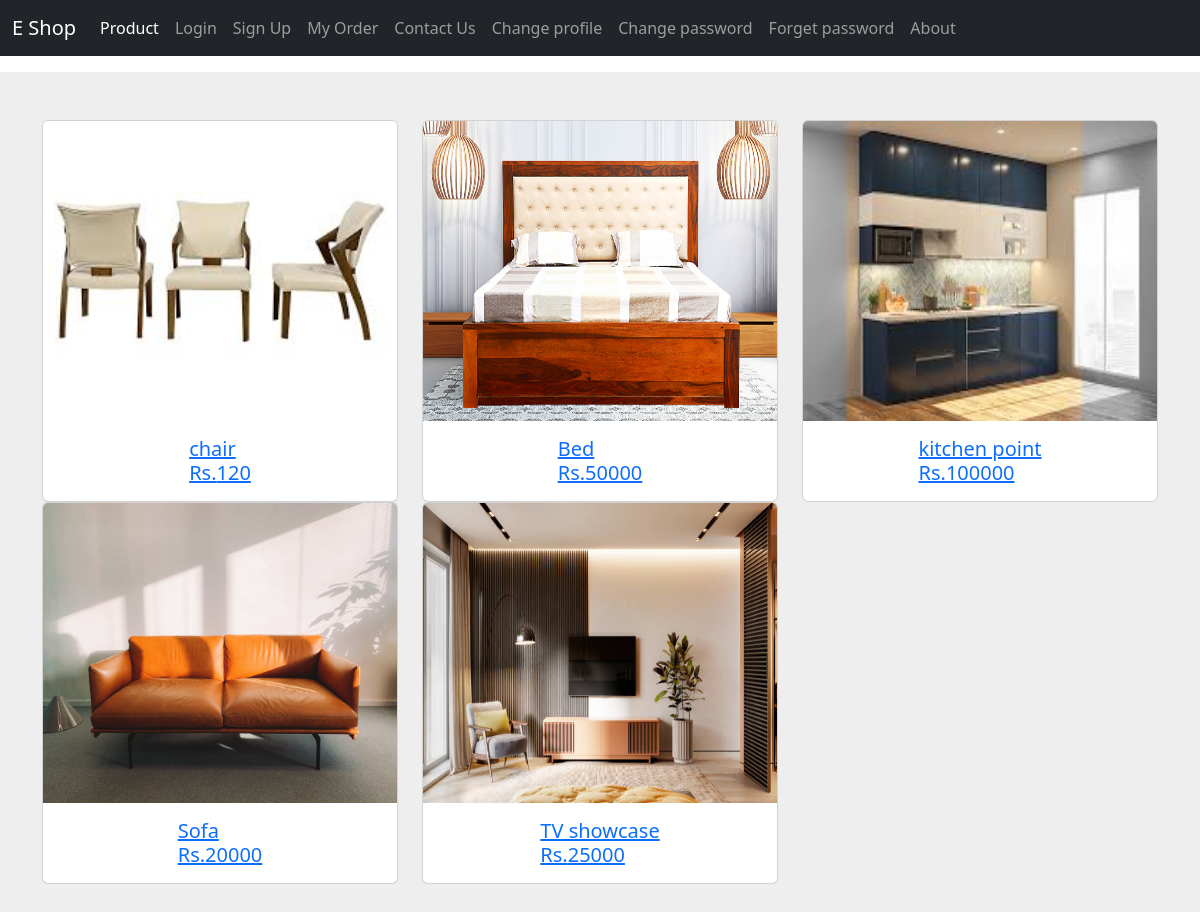
The app's page /product-filter/1 with its own data.
### app1/models.py (models this page shows, shortened)
class Product(models.Model):
    category=models.ForeignKey(Category, on_delete=models.CASCADE)
    name=models.CharField(max_length=200)
    productimage=models.ImageField(upload_to='product')
    price=models.IntegerField()
    productdescription=models.TextField(default="")
    productquantity=models.IntegerField(null=True)

### app1/views.py (the view)
# urls.py: path('product-filter/<int:id>',product_categorywise,name='productcat'),
def product_categorywise(request,id):
    data=Product.objects.filter(category=id)
    return render(request,'productall.html',{'abc':data})

### app1/templates/productall.html
{% extends 'base.html' %}
{% block content %}
               <div class="col py-3">
                <section style="background-color: #eee;">
                    <div class="container py-5">
                        <div class="row">
                            {% for i in abc %}
                                <div class="col-md-4 col-lg-4 mb-4 mb-lg-0">
                                    <a href="{% url 'productget' i.id %}">
                                    <div class="card">
                                        <img src="{{i.productimage.url}}"
                                            class="card-img-top" height="300px" alt="Laptop" />
                                        <div class="card-body" style="align-self: center;">
                                            <h5 class="mb-0" style="align-self:center;">{{i.name}}</h5>
                                            <h5 class="mb-0" style="align-self:center;">Rs.{{i.price}}</h5>
                                        </div>
                                    </div>
                                </a>
                                </div>
                                {% endfor %}
                        </div>
                    </div>
                </section>
            </div>
                {% endblock %}

### records on screen
Product: productimage (picture), name "chair", price "120"
Product: productimage (picture), name "Bed", price "50000"
Product: productimage (picture), name "kitchen point", price "100000"
Product: productimage (picture), name "Sofa", price "20000"
Product: productimage (picture), name "TV showcase", price "25000"
